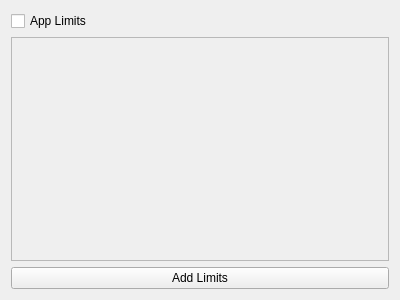
<?xml version="1.0" encoding="UTF-8"?>
<ui version="4.0">
 <class>Form</class>
 <widget class="QWidget" name="Form">
  <property name="geometry">
   <rect>
    <x>0</x>
    <y>0</y>
    <width>400</width>
    <height>300</height>
   </rect>
  </property>
  <property name="windowTitle">
   <string>Form</string>
  </property>
  <layout class="QVBoxLayout" name="verticalLayout_2">
   <item>
    <widget class="QCheckBox" name="checkBox">
     <property name="layoutDirection">
      <enum>Qt::LeftToRight</enum>
     </property>
     <property name="text">
      <string>App Limits</string>
     </property>
    </widget>
   </item>
   <item>
    <widget class="QScrollArea" name="limits_scroll_area">
     <property name="widgetResizable">
      <bool>true</bool>
     </property>
     <widget class="QWidget" name="scrollAreaWidgetContents">
      <property name="geometry">
       <rect>
        <x>0</x>
        <y>0</y>
        <width>384</width>
        <height>211</height>
       </rect>
      </property>
      <layout class="QHBoxLayout" name="horizontalLayout">
       <item>
        <layout class="QFormLayout" name="formLayout"/>
       </item>
      </layout>
     </widget>
    </widget>
   </item>
   <item>
    <widget class="QPushButton" name="add_button">
     <property name="text">
      <string>Add Limits</string>
     </property>
    </widget>
   </item>
  </layout>
 </widget>
 <resources/>
 <connections/>
</ui>
